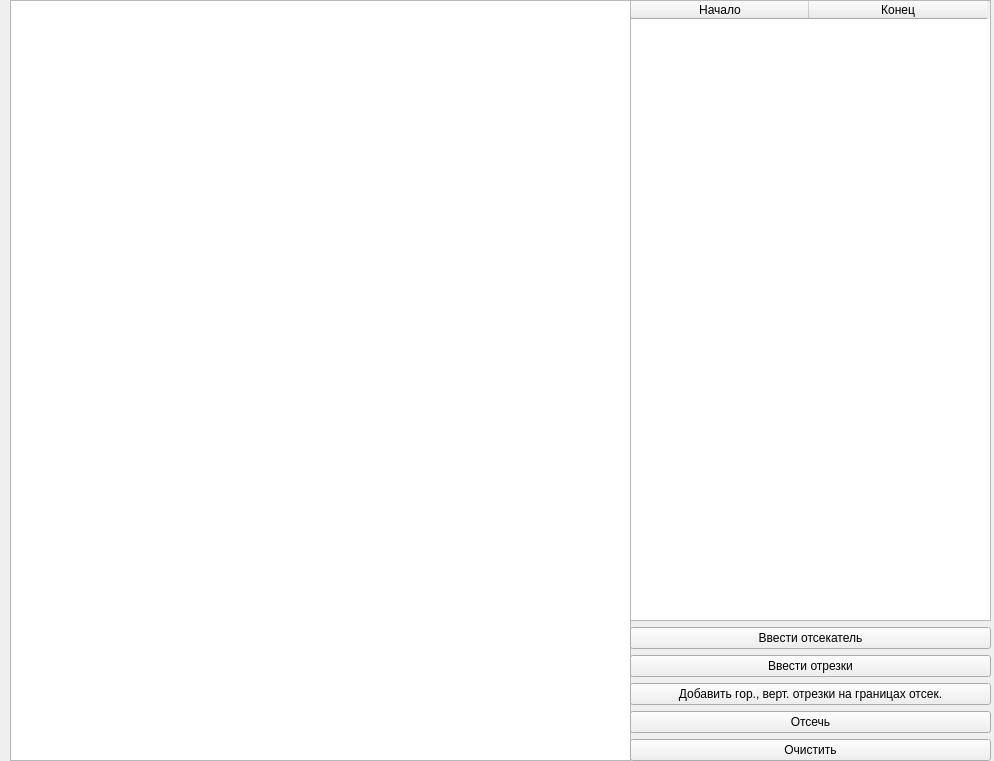
<?xml version="1.0" encoding="UTF-8"?>
<ui version="4.0">
 <class>MainWindow</class>
 <widget class="QMainWindow" name="MainWindow">
  <property name="geometry">
   <rect>
    <x>0</x>
    <y>0</y>
    <width>994</width>
    <height>761</height>
   </rect>
  </property>
  <property name="windowTitle">
   <string>Отсечение прямоугольным отсекателем</string>
  </property>
  <widget class="QWidget" name="centralwidget">
   <widget class="QGraphicsView" name="view">
    <property name="geometry">
     <rect>
      <x>10</x>
      <y>0</y>
      <width>621</width>
      <height>761</height>
     </rect>
    </property>
   </widget>
   <widget class="QWidget" name="verticalLayoutWidget">
    <property name="geometry">
     <rect>
      <x>630</x>
      <y>0</y>
      <width>361</width>
      <height>761</height>
     </rect>
    </property>
    <layout class="QVBoxLayout" name="verticalLayout">
     <item>
      <widget class="QTableWidget" name="table">
       <attribute name="horizontalHeaderVisible">
        <bool>true</bool>
       </attribute>
       <attribute name="horizontalHeaderDefaultSectionSize">
        <number>178</number>
       </attribute>
       <attribute name="horizontalHeaderHighlightSections">
        <bool>true</bool>
       </attribute>
       <column>
        <property name="text">
         <string>Начало</string>
        </property>
       </column>
       <column>
        <property name="text">
         <string>Конец</string>
        </property>
       </column>
      </widget>
     </item>
     <item>
      <widget class="QPushButton" name="rect">
       <property name="text">
        <string>Ввести отсекатель</string>
       </property>
      </widget>
     </item>
     <item>
      <widget class="QPushButton" name="sections">
       <property name="text">
        <string>Ввести отрезки</string>
       </property>
      </widget>
     </item>
     <item>
      <widget class="QPushButton" name="ect">
       <property name="text">
        <string>Добавить гор., верт. отрезки на границах отсек.</string>
       </property>
      </widget>
     </item>
     <item>
      <widget class="QPushButton" name="paint">
       <property name="text">
        <string>Отсечь</string>
       </property>
      </widget>
     </item>
     <item>
      <widget class="QPushButton" name="clean">
       <property name="text">
        <string>Очистить</string>
       </property>
      </widget>
     </item>
    </layout>
   </widget>
  </widget>
 </widget>
 <resources/>
 <connections/>
</ui>
